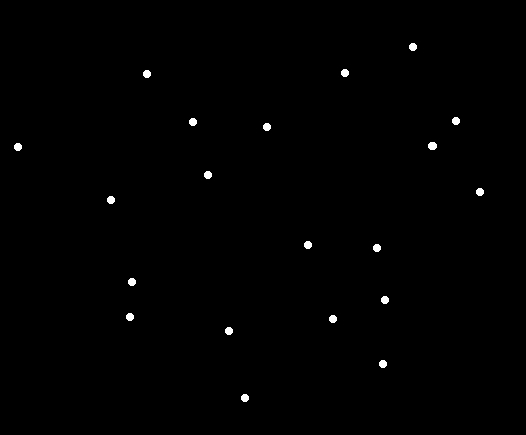
#> input picture img/twenty.jpeg, 526 x 435 px
$ python Double-Pass8c.py
#> lines starting #> are read from the running program, lines starting #| are printed output that depends on the picture; after the words box and inside, x2 and y2 are one past the last pixel; in counts of white or black regions, pixels touching at a corner belong together
import matplotlib.pyplot as plt
import numpy as np
import cv2

def showImage(title, image, pos = 111, effect = None):
    plot = plt.subplot(pos)
    plot.set_yticks([])
    plot.set_xticks([])
    plot.set_title(title)
    plot.imshow(image, cmap = effect)

def linksUnion(links, directions):
    for i in range(4):
        if(directions[i] > min(directions)):
            for j in range(len(links[directions[i] - 1])):
                if(not(links[directions[i] - 1][j] in links[min(directions[directions > 0]) - 1]) and links[min(directions)][0] < links[directions[i] - 1][j]):
                    links[links[min(directions[directions > 0]) - 1][0] - 1].append(links[directions[i] - 1][j])
                    links[directions[i] - 1][0] = 0
    return links

def fisrtPass(image):
    result = np.array(image)
    result[result < 128] = 0
    result[result >= 128] = 255
    currentLabel = 0
    links = []
    showImage("Original image", cv2.cvtColor(result, cv2.COLOR_GRAY2BGR), 121)
    for y in range(1, image.shape[0] - 1):
        for x in range(1, image.shape[1] - 1):
            directions = [result[y, x - 1], result[y - 1, x - 1], result[y - 1, x], result[y - 1, x + 1]]
            directions = np.array(directions)
            west, northwest, north, northeast = directions
            if(result[y, x] > 250):
                if(west == northwest == north == northeast == 0):
                    currentLabel += 1
                    links.append([currentLabel])
                    result[y, x] = currentLabel
                elif(min(directions[directions > 0]) < max(directions)):
                    result[y, x] = min(directions[directions > 0])
                    links = linksUnion(links, directions)
                else:
                    result[y, x] = min(directions[directions > 0])
                    links = linksUnion(links, directions)
            else:
                result[y, x] = 0
    for i in range(len(links) - 1, 0, -1):
        if(links[i][0] == 0):
            links.pop(i)
    return result, links

def secondPass(image, links):
    result = np.array(image)
    for y in range(image.shape[0]):
        for x in range(image.shape[1]):
            for i in range(len(links)):
                if(result[y, x] in links[i]):
                    result[y, x] = links[i][0]*10
    return result, links

img = cv2.cvtColor(cv2.imread("img/twenty.jpeg"), cv2.COLOR_BGR2GRAY)
#> img: shape (435, 526); min 0, max 255, mean 1.2
img, links = fisrtPass(img)
#> in fisrtPass, `result[result < 128] = 0`: result: shape (435, 526); min 0, max 255, mean 1.2
#> in fisrtPass, `result[result >= 128] = 255`: result: shape (435, 526); 0.46% white; 20 white regions, largest, box (x1, y1, x2, y2) and area: (428, 142, 437, 150) 60, (409, 43, 417, 51) 52, (341, 69, 349, 77) 52
#> after the loop in fisrtPass, `for y in range(1, image.shape[0] - 1):`:
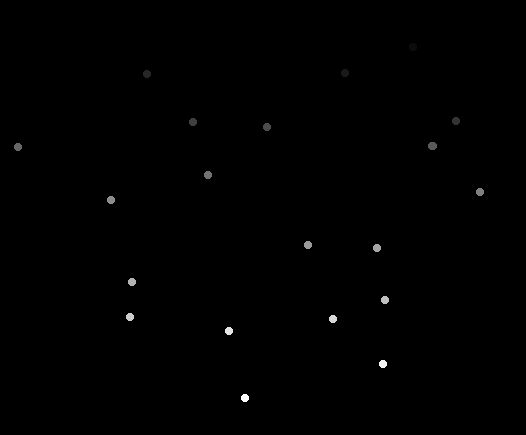
#> result: shape (435, 526); min 0, max 20, mean 0.048; drawn with min black and max white
#> after the loop in fisrtPass, `for y in range(1, image.shape[0] - 1):`: currentLabel = 20; links = [[1], [2], [3], [4], [5], [6], [7], [8], [9], [10], [11], [12], [13], [14], [15], [16], [17], [18], [19], [20]]
#> the loop in fisrtPass, `for i in range(len(links) - 1, 0, -1):` made 19 passes
img, links = secondPass(img, links)
#> after the loop in secondPass, `for y in range(image.shape[0]):`:
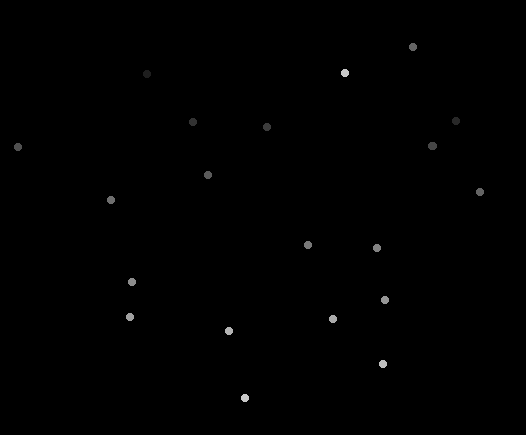
#> result: shape (435, 526); 0.46% of pixels changed, all inside (x1, y1, x2, y2) = (14, 43, 484, 402)
print(links)
#| [[1], [2], [3], [4], [5], [6], [7], [8], [9], [10], [11], [12], [13], [14], [15], [16], [17], [18], [19], [20]]
showImage("Labelled", cv2.cvtColor(img, cv2.COLOR_GRAY2BGR), 122)
plt.show()
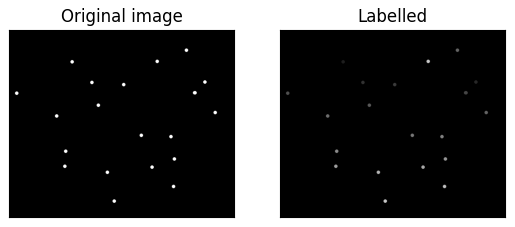
#> figure drawn by matplotlib, 2 panels
